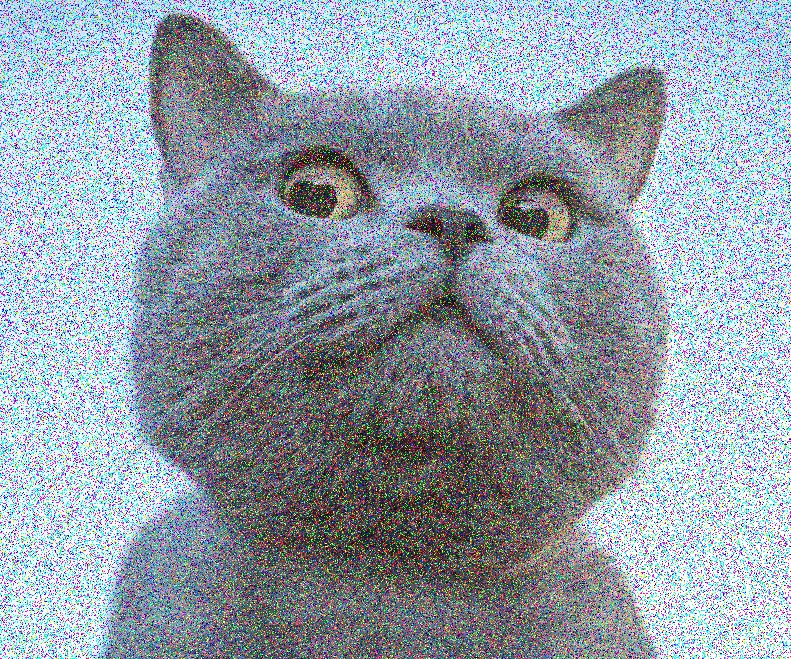
#> input picture the2/yigit_works/THE2_Images/b1.jpg, 791 x 659 px, found by its file name
$ python the2.2.py
#> lines starting #> are read from the running program, lines starting #| are printed output that depends on the picture
# CENG 466 THE2
# Mert Uludoğan 2380996
# Yiğitcan Özcan 2521847

import numpy as np
import cv2
import os

### COMMON FUNCTIONS ###
input_folder = 'THE2_Images/Question2/'
output_folder = 'THE2_Images/Question2/'


def read_image(filename, gray_scale=False):
    # CV2 is just a suggestion you can use other libraries as well
#> called with filename = 'b1.jpg', gray_scale = False
    if gray_scale:
        img = cv2.imread(input_folder + filename, cv2.IMREAD_GRAYSCALE)
        return img
    img = cv2.imread(input_folder + filename)
#> img is the input picture: shape (659, 791, 3); mean B, G, R 167.8, 157, 146.1
    return img


def write_image(img, filename):
    # CV2 is just a suggestion you can use other libraries as well
    if os.path.exists(output_folder) == False:
        os.makedirs(output_folder)
    cv2.imwrite(output_folder + filename, img)

#QUESTION 2
# Load the images
img1 = read_image("b1.jpg")
img2 = read_image("b2.jpg")
#> call 2 of read_image, with filename = 'b2.jpg', gray_scale = False
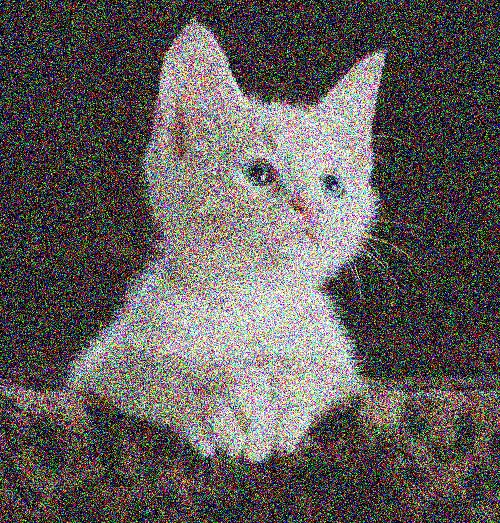
#> input picture the2/yigit_works/THE2_Images/b2.jpg, 500 x 523 px, found by its file name
#> in read_image, img is the input picture: shape (523, 500, 3); mean B, G, R 91, 92.2, 97.7
img3 = read_image("b3.jpg")
#> call 3 of read_image, with filename = 'b3.jpg', gray_scale = False
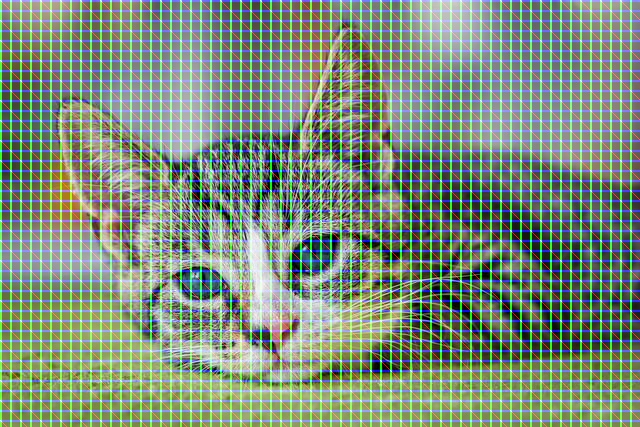
#> input picture the2/yigit_works/THE2_Images/b3.jpg, 640 x 427 px, found by its file name
#> in read_image, img is the input picture: shape (427, 640, 3); mean B, G, R 125.7, 143.7, 125.9


blue_channel, green_channel, red_channel = cv2.split(img1)
write_image(blue_channel, "b1_blue_channel.png")
write_image(green_channel, "b1_green_channel.png")
write_image(red_channel, "b1_red_channel.png")

b1_gaus_blurred = cv2.GaussianBlur(img1, (21, 21), 0)
b1_med_blurred = cv2.medianBlur(img1, 13)
write_image(b1_med_blurred, "b1_median.png")
write_image(b1_gaus_blurred, "b1_gaussian.png")


blue_channel, green_channel, red_channel = cv2.split(img2)
#> blue_channel: shape (523, 500)
#> green_channel: shape (523, 500)
#> red_channel: shape (523, 500)
write_image(blue_channel, "b2_blue_channel.png")
write_image(green_channel, "b2_green_channel.png")
write_image(red_channel, "b2_red_channel.png")

b2_gaus_blurred = cv2.GaussianBlur(img2, (11, 11), 0)
b2_med_blurred = cv2.medianBlur(img2, 9)
write_image(b2_med_blurred, "b2_median.png")
write_image(b2_gaus_blurred, "b2_gaussian.png")


blue_channel, green_channel, red_channel = cv2.split(img3)
#> blue_channel: shape (427, 640)
#> green_channel: shape (427, 640)
#> red_channel: shape (427, 640)
write_image(blue_channel, "b3_blue_channel.png")
write_image(green_channel, "b3_green_channel.png")
write_image(red_channel, "b3_red_channel.png")

b3_gaus_blurred = cv2.GaussianBlur(img3, (17, 17), 0)
b3_med_blurred = cv2.medianBlur(img3, 9)
write_image(b3_med_blurred, "b3_median.png")
write_image(b3_gaus_blurred, "b3_gaussian.png")

# It might be necessary to apply different filters to different channels, since channels do not have the same type of noise.


def apply_fourier_filters(img, output_prefix):
    # Split the image into channels
    b_channel, g_channel, r_channel = cv2.split(img)

    # Function to apply Fourier filters on a single channel
    def filter_channel(channel, prefix):
#> called with prefix = 'b'
        rows, cols = channel.shape
#> rows = 659; cols = 791
        crow, ccol = rows // 2, cols // 2
#> crow = 329; ccol = 395

        # Fourier Transform
        dft = np.fft.fft2(channel)
        dft_shift = np.fft.fftshift(dft)

        # Frequency grid
        u, v = np.meshgrid(np.arange(cols), np.arange(rows))
        u = u - ccol
        v = v - crow
        distance = np.sqrt(u**2 + v**2)

        # Ideal Low-Pass Filter (ILP)
        cutoff_low = 50
        ilp_filter = (distance <= cutoff_low).astype(np.float32)

        # Band-Pass Filter (BP)
        cutoff_low_bp, cutoff_high_bp = 30, 70
        bp_filter = ((distance >= cutoff_low_bp) & (distance <= cutoff_high_bp)).astype(np.float32)

        # Band-Reject Filter (BR)
        cutoff_low_br, cutoff_high_br = 30, 70
        br_filter = ((distance < cutoff_low_br) | (distance > cutoff_high_br)).astype(np.float32)

        # Apply filters
        ilp_result = dft_shift * ilp_filter
        bp_result = dft_shift * bp_filter
        br_result = dft_shift * br_filter

        # Transform back to spatial domain
        ilp_img = np.abs(np.fft.ifft2(np.fft.ifftshift(ilp_result)))
        bp_img = np.abs(np.fft.ifft2(np.fft.ifftshift(bp_result)))
        br_img = np.abs(np.fft.ifft2(np.fft.ifftshift(br_result)))

        # Normalize results
        ilp_img = cv2.normalize(ilp_img, None, 0, 255, cv2.NORM_MINMAX).astype(np.uint8)
        bp_img = cv2.normalize(bp_img, None, 0, 255, cv2.NORM_MINMAX).astype(np.uint8)
        br_img = cv2.normalize(br_img, None, 0, 255, cv2.NORM_MINMAX).astype(np.uint8)

        return ilp_img, bp_img, br_img

    # Apply filters to each channel
    b_ilp, b_bp, b_br = filter_channel(b_channel, "b")
    g_ilp, g_bp, g_br = filter_channel(g_channel, "g")
    r_ilp, r_bp, r_br = filter_channel(r_channel, "r")

    # Merge results for each filter
    ilp_result = cv2.merge((b_ilp, g_ilp, r_ilp))
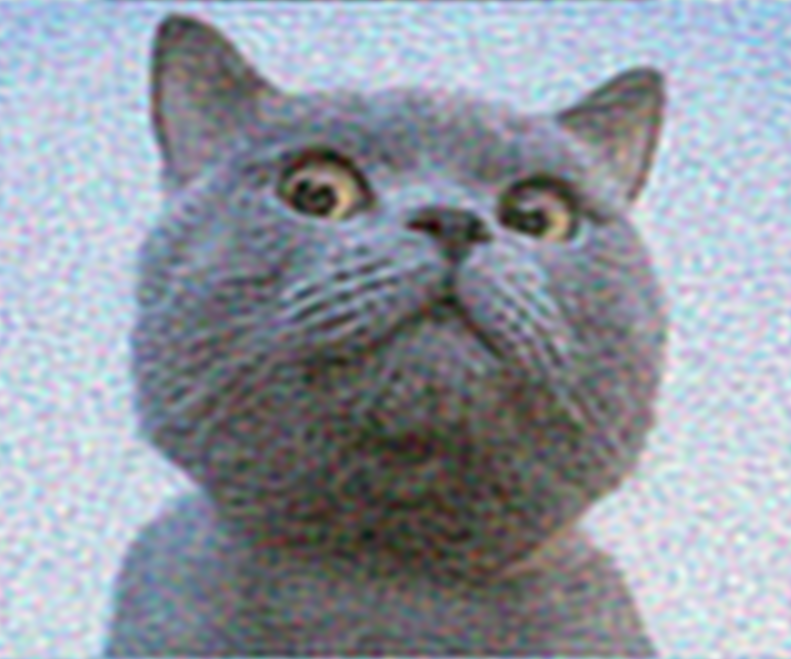
#> ilp_result: shape (659, 791, 3); mean B, G, R 163.3, 152.8, 146.3
    bp_result = cv2.merge((b_bp, g_bp, r_bp))
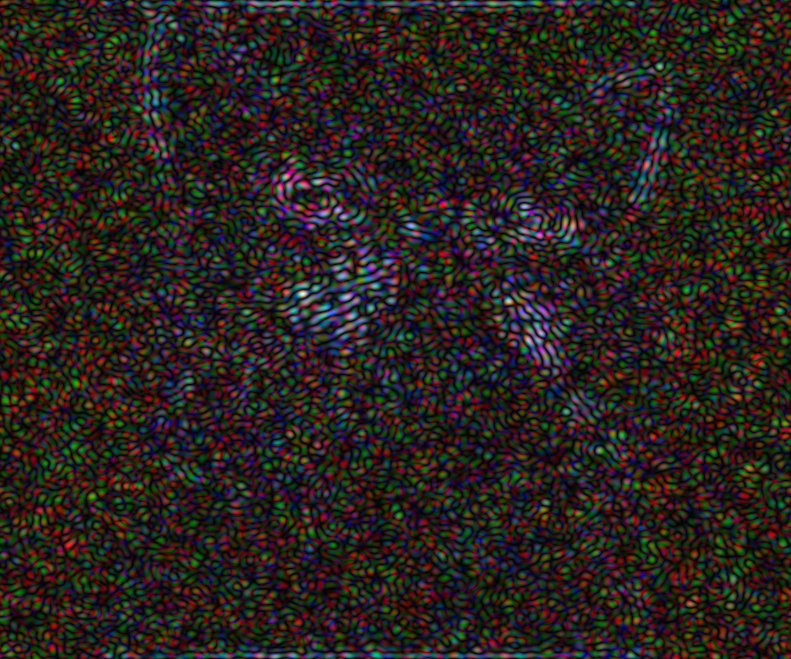
#> bp_result: shape (659, 791, 3); mean B, G, R 30.5, 34.2, 41.4
    br_result = cv2.merge((b_br, g_br, r_br))
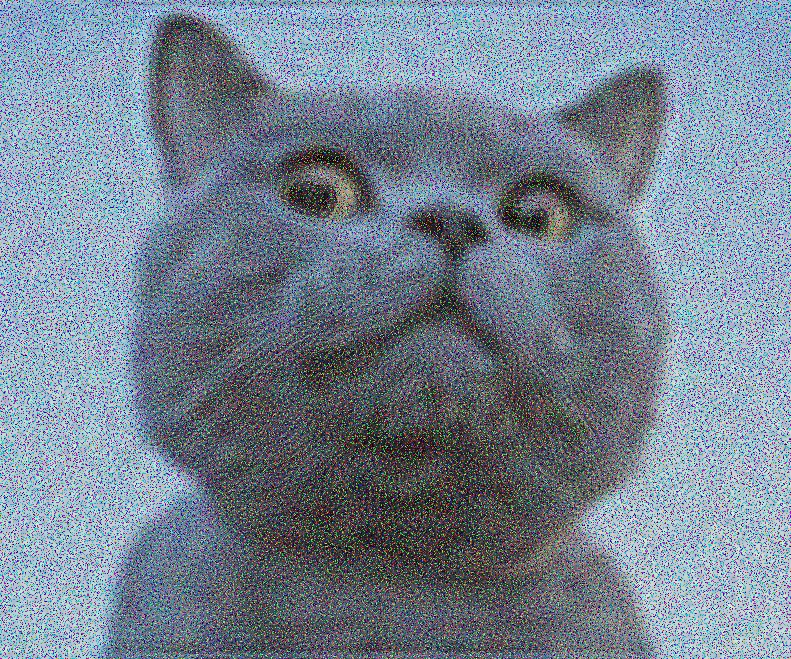
#> br_result: shape (659, 791, 3); mean B, G, R 147.3, 131.9, 118.8

    # Save the results
    write_image(ilp_result, f"{output_prefix}_ilp.png")
    write_image(bp_result, f"{output_prefix}_bp.png")
    write_image(br_result, f"{output_prefix}_br.png")


apply_fourier_filters(img1, "b1")
apply_fourier_filters(img2, "b2")
#> in filter_channel (call 5), `bp_img = np.abs(np.fft.ifft2(np.fft.ifftshift(bp_result)))`:
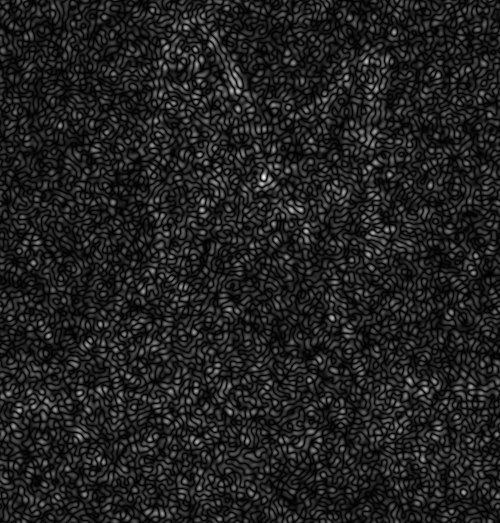
#> bp_img: shape (523, 500) float64; min 1.36e-05, max 93.93, mean 12.1; drawn with min black and max white
#> in filter_channel (call 5), `br_img = np.abs(np.fft.ifft2(np.fft.ifftshift(br_result)))`:
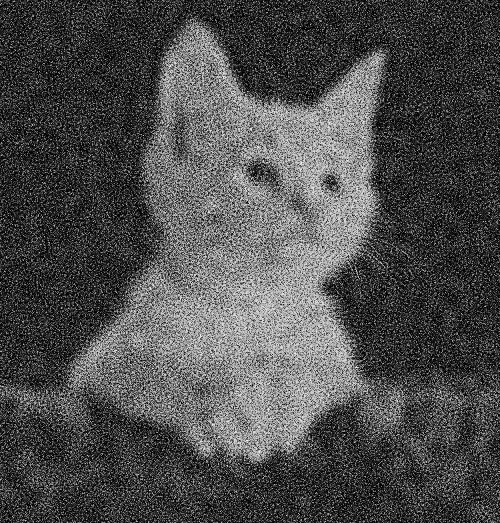
#> br_img: shape (523, 500) float64; min 2.55e-05, max 302.7, mean 92.8; drawn with min black and max white
apply_fourier_filters(img3, "b3")
